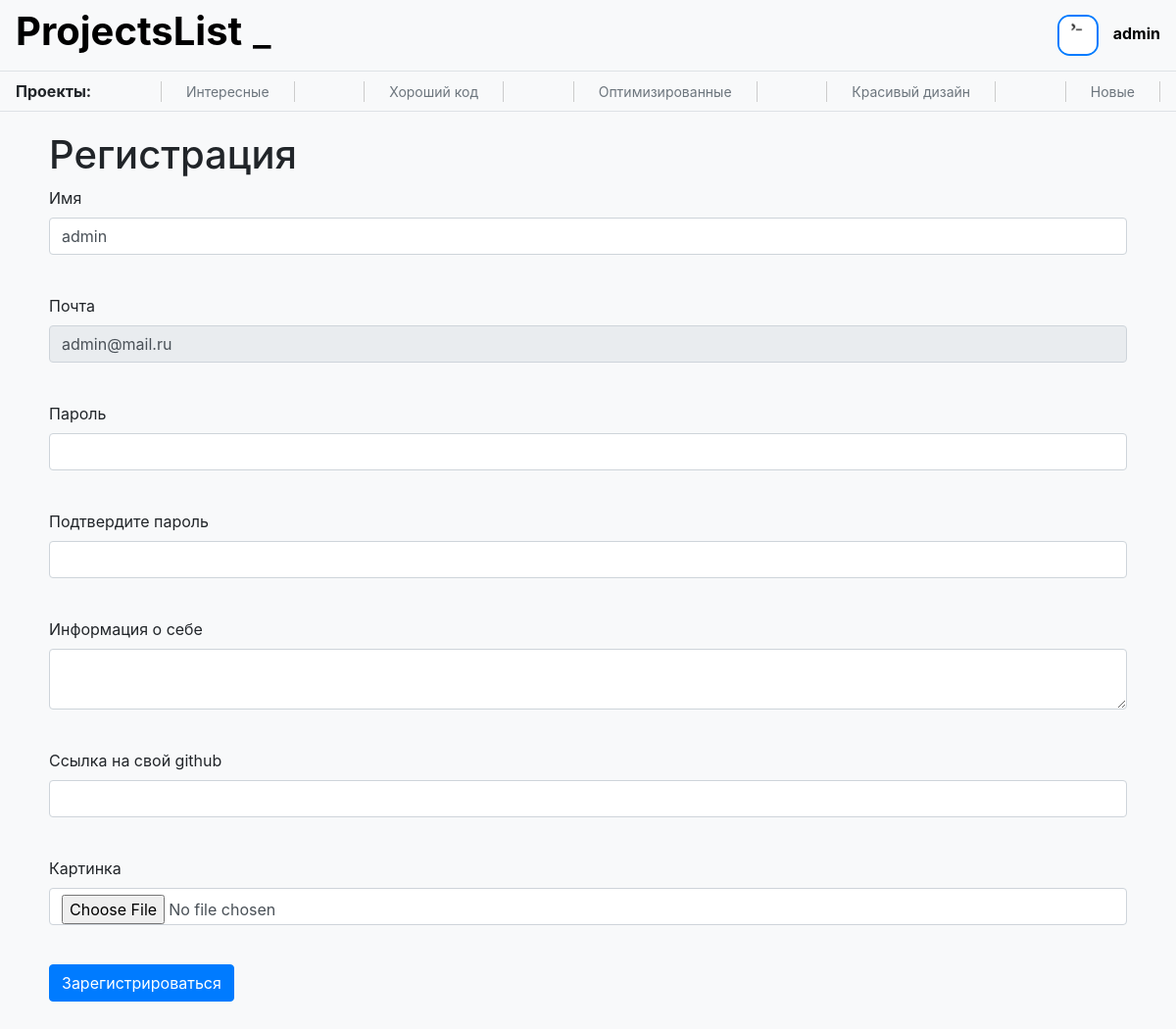
/user1/edit (signed in), run on an earlier commit of the app's database.
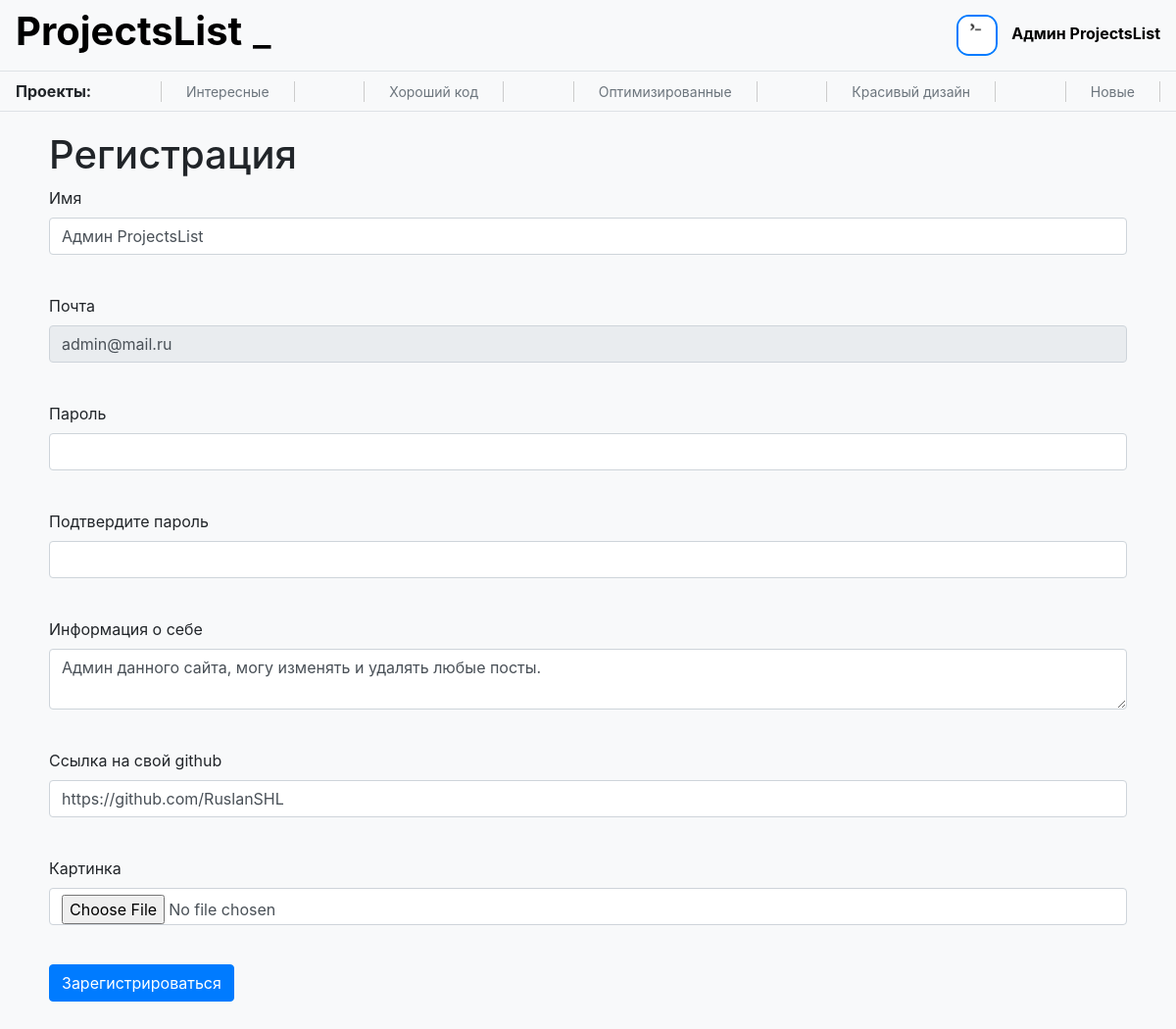
And on a later commit of the database.
### data/users.py (models this page shows, shortened)
class User(SqlAlchemyBase, UserMixin):
    __tablename__ = 'users'
    id = sa.Column(sa.Integer, primary_key=True, autoincrement=True)
    name = sa.Column(sa.String)
    mail = sa.Column(sa.String, unique=True)
    hashed_password = sa.Column(sa.String)
    info = sa.Column(sa.String)
    image = sa.Column(sa.String)
    github = sa.Column(sa.String)
    create_time = sa.Column(sa.DateTime, default=datetime.now)
    posts = sa.orm.relationship('Post', back_populates='author')
    comments = sa.orm.relationship('Comment', back_populates='author')
    liked_posts = sa.orm.relationship('Post', back_populates='users_who_liked', secondary='rating_posts')
    liked_comments = sa.orm.relationship('Comment', back_populates='users_who_liked', secondary='rating_comments')

### server.py (the view, shortened to what this page needs)
@app.route('/user<int:id>/edit', methods=['GET', 'POST'])
def user_edit(id):
    if current_user.id == id:
        db = db_session.create_session()
        user = db.query(User).filter(User.id==id).first()
        if user:
            form = RegisterForm()
            if not form.validate_on_submit():
                form.name.data = user.name
                form.info.data = user.info
                form.github.data = user.github
                form.image.data = open(user.image)
                form.mail.data = user.mail
                return flask.render_template('register.html', title='Изменить профиль', form=form, edit=True)
        else:
            flask.abort(404, 'Пользователь не найден')
    else:
        return 'В доступе запрещено'

### forms/register_form.py
class RegisterForm(FlaskForm):
    mail = EmailField('Почта', validators=[DataRequired()])
    password = PasswordField('Пароль', validators=[DataRequired()])
    password_again = PasswordField('Подтвердите пароль', validators=[DataRequired()])
    name = StringField('Имя', validators=[DataRequired()])
    info = TextAreaField('Информация о себе')
    github = StringField('Ссылка на свой github')
    image = FileField('Картинка')
    submit = SubmitField('Зарегистрироваться')

### data/db_session.py (called while the page is built)
def create_session() -> Session:
    global __factory
    return __factory()

### server.py (called while the page is built)
@login_manager.user_loader
def load_user(user_id):
    try:
        db = db_session.create_session()
        return db.query(User).get(user_id)
    finally:
        db.close()

### templates/register.html (shortened to what this page needs)
{% extends "base.html" %}
{% block content %}
<h1>Регистрация</h1>
<form action="" method="post" enctype="multipart/form-data">
    <p>
        {{ form.name.label }}<br>
        {{ form.name(class="form-control") }}<br>
    </p>
    <p>
        {{ form.mail.label }}<br>
        {% if edit %}
            {{ form.mail(class="form-control", type="email", readonly=True) }}<br>
        {% else %}
            {{ form.mail(class="form-control", type="email") }}<br>
        {% endif %}
    </p>
    <p>
        {{ form.password.label }}<br>
        {{ form.password(class="form-control", type="password") }}<br>
    </p>
    <p>
        {{ form.password_again.label }}<br>
        {{ form.password_again(class="form-control", type="password") }}<br>
    </p>
    <p>
        {{ form.info.label }}<br>
        {{ form.info(class="form-control") }}<br>
    </p>
    <p>
        {{ form.github.label }}<br>
        {{ form.github(class="form-control") }}<br>
    </p>
    <p>
        {{ form.image.label }}<br>
        {{ form.image(class="form-control") }}<br>
    </p>
    <p>{{ form.submit(type="submit", class="btn btn-primary") }}</p>
</form>
{% endblock %}

### templates/base.html (shortened to what this page needs)
<!doctype html>
<html lang="en">
<head>
    <link rel="stylesheet"
          href="https://stackpath.bootstrapcdn.com/bootstrap/4.4.1/css/bootstrap.min.css"
>
    {% if style=='retro' %}
    <link text="text/css"  href="{{ url_for('static', filename='css/retro.css') }}" rel="stylesheet">
    {% else %}
    <link text="text/css"  href="{{ url_for('static', filename='css/style.css') }}" rel="stylesheet">
    {% endif %}
</head>
<body>
<header>
    <nav class="navbar">
        <h1><b><a href='/'>ProjectsList</a></b>
        <span class="blinking-symbol"><a href='/?style=retro'>_</a></span></h1>
        {% if current_user.is_authenticated %}
        	<div class='user-navbar'>
			<img class='user-icon' src='/{{current_user.image}}' width='42' height='42' /img>
			<a class='user-name' href="/user{{current_user.id}}">{{ current_user.name }}</a>
		</div>
        {% else %}
		<a class="btn btn-primary " href="/register">Зарегистрироваться</a>
		<a class="btn btn-success" href="/login">Войти</a>
        {% endif %}
    </nav>
    <nav class="category navbar ">
        <b>Проекты:</b>
        <a href='/interesting'>Интересные</a>
        <a href='/goodcode'>Хороший код</a>
        <a href='/optimized'>Оптимизированные</a>
        <a href='/beautifuldesign '>Красивый дизайн</a>
        <a href='/new'>Новые</a>
    </nav>
</header>
<main role="main" class='container'>
    {% block content %}{% endblock %}
</main>
</body>
</html>

What changed in the data, as far as the page shows it:
changed User "admin@mail.ru": name "admin" → "Админ ProjectsList"; info (not shown) → "Админ данного сайта, могу изменять и удалять любые посты."; github (not shown) → "https://github.com/RuslanSHL"
